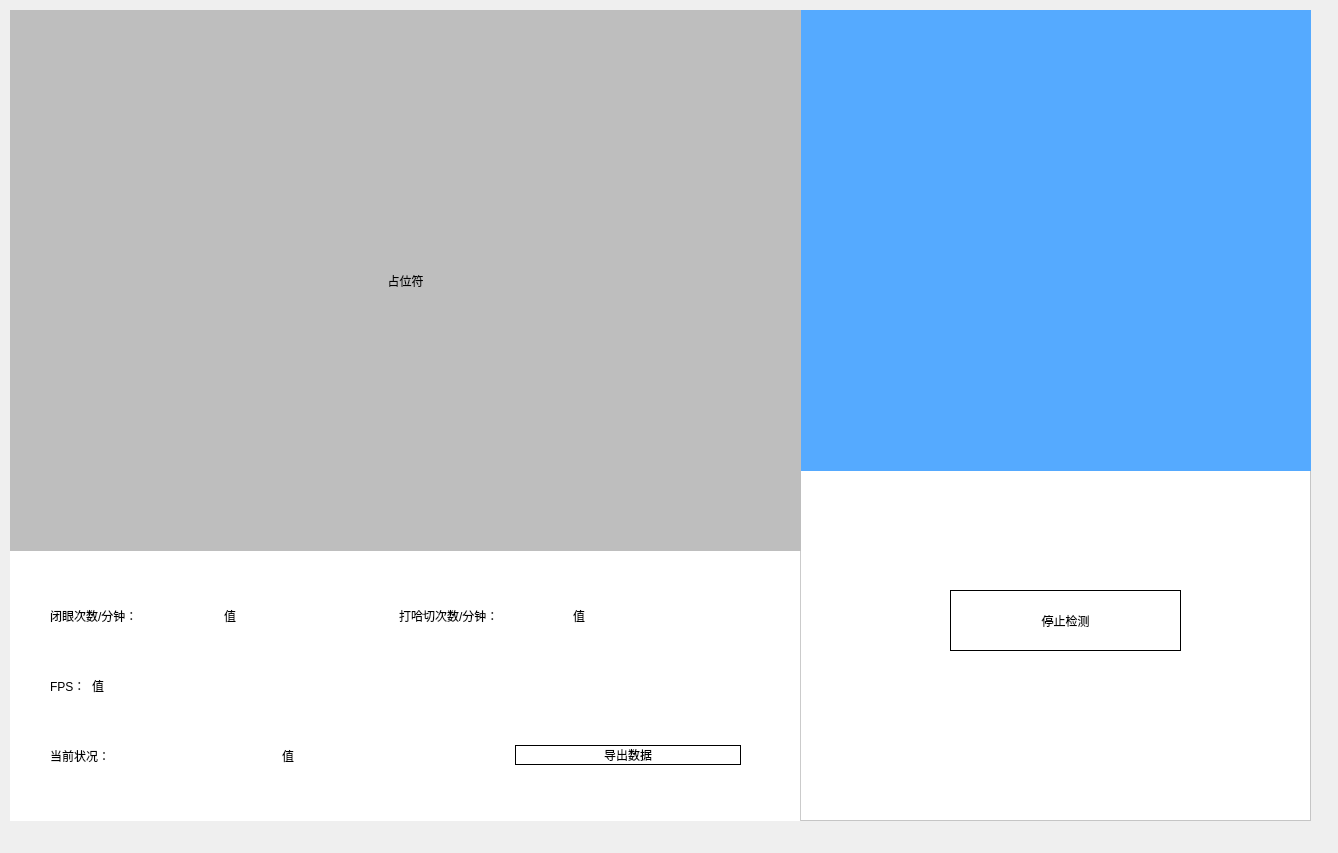
<?xml version="1.0" encoding="UTF-8"?>
<ui version="4.0">
 <class>MainWindow</class>
 <widget class="QMainWindow" name="MainWindow">
  <property name="geometry">
   <rect>
    <x>0</x>
    <y>0</y>
    <width>1338</width>
    <height>853</height>
   </rect>
  </property>
  <property name="windowTitle">
   <string>MainWindow</string>
  </property>
  <widget class="QWidget" name="centralwidget">
   <widget class="QFrame" name="frame">
    <property name="geometry">
     <rect>
      <x>10</x>
      <y>10</y>
      <width>1301</width>
      <height>811</height>
     </rect>
    </property>
    <property name="frameShape">
     <enum>QFrame::StyledPanel</enum>
    </property>
    <property name="frameShadow">
     <enum>QFrame::Raised</enum>
    </property>
    <widget class="QFrame" name="frame_2">
     <property name="geometry">
      <rect>
       <x>790</x>
       <y>0</y>
       <width>511</width>
       <height>811</height>
      </rect>
     </property>
     <property name="styleSheet">
      <string notr="true">background-color: rgb(255, 255, 255);</string>
     </property>
     <property name="frameShape">
      <enum>QFrame::StyledPanel</enum>
     </property>
     <property name="frameShadow">
      <enum>QFrame::Raised</enum>
     </property>
     <widget class="QLabel" name="label">
      <property name="geometry">
       <rect>
        <x>0</x>
        <y>0</y>
        <width>511</width>
        <height>461</height>
       </rect>
      </property>
      <property name="styleSheet">
       <string notr="true">background-color: rgb(85, 170, 255);</string>
      </property>
      <property name="text">
       <string/>
      </property>
      <property name="scaledContents">
       <bool>true</bool>
      </property>
     </widget>
     <widget class="QPushButton" name="pushButton">
      <property name="geometry">
       <rect>
        <x>150</x>
        <y>580</y>
        <width>231</width>
        <height>61</height>
       </rect>
      </property>
      <property name="styleSheet">
       <string notr="true">#pushButton {
	border:1px solid rgb(0, 0, 0);
	font: 14pt &quot;微软雅黑&quot;;
}
#pushButton:hover {
	padding-bottom:5px;
}
#pushButton:pressed {
	padding-top:5px;
}</string>
      </property>
      <property name="text">
       <string>停止检测</string>
      </property>
     </widget>
     <widget class="QWidget" name="widget" native="true">
      <property name="geometry">
       <rect>
        <x>360</x>
        <y>750</y>
        <width>131</width>
        <height>51</height>
       </rect>
      </property>
      <property name="styleSheet">
       <string notr="true">QPushButton {
border:none;
}
QPushButton:hover {
padding-bottom:5px;
}</string>
      </property>
      <layout class="QHBoxLayout" name="horizontalLayout">
       <property name="spacing">
        <number>15</number>
       </property>
       <item>
        <widget class="QPushButton" name="pushButton_2">
         <property name="text">
          <string/>
         </property>
         <property name="icon">
          <iconset resource="../common.qrc">
           <normaloff>:/ico/images/setting.png</normaloff>:/ico/images/setting.png</iconset>
         </property>
        </widget>
       </item>
       <item>
        <widget class="QPushButton" name="pushButton_3">
         <property name="text">
          <string/>
         </property>
         <property name="icon">
          <iconset resource="../common.qrc">
           <normaloff>:/ico/images/minus.png</normaloff>:/ico/images/minus.png</iconset>
         </property>
        </widget>
       </item>
       <item>
        <widget class="QPushButton" name="pushButton_4">
         <property name="text">
          <string/>
         </property>
         <property name="icon">
          <iconset resource="../common.qrc">
           <normaloff>:/ico/images/close.png</normaloff>:/ico/images/close.png</iconset>
         </property>
        </widget>
       </item>
      </layout>
     </widget>
    </widget>
    <widget class="QLabel" name="label_2">
     <property name="geometry">
      <rect>
       <x>0</x>
       <y>0</y>
       <width>791</width>
       <height>811</height>
      </rect>
     </property>
     <property name="styleSheet">
      <string notr="true">background-color: rgb(255, 255, 255);
border-right:1px solid rgb(203, 203, 203);</string>
     </property>
     <property name="text">
      <string/>
     </property>
     <property name="alignment">
      <set>Qt::AlignCenter</set>
     </property>
    </widget>
    <widget class="QLabel" name="label_3">
     <property name="geometry">
      <rect>
       <x>0</x>
       <y>0</y>
       <width>791</width>
       <height>541</height>
      </rect>
     </property>
     <property name="styleSheet">
      <string notr="true">background-color: rgb(190, 190, 190);</string>
     </property>
     <property name="text">
      <string>占位符</string>
     </property>
     <property name="alignment">
      <set>Qt::AlignCenter</set>
     </property>
    </widget>
    <widget class="QWidget" name="horizontalLayoutWidget">
     <property name="geometry">
      <rect>
       <x>40</x>
       <y>570</y>
       <width>691</width>
       <height>71</height>
      </rect>
     </property>
     <layout class="QHBoxLayout" name="horizontalLayout_2">
      <item>
       <widget class="QLabel" name="label_5">
        <property name="text">
         <string>闭眼次数/分钟：</string>
        </property>
       </widget>
      </item>
      <item>
       <widget class="QLabel" name="label_4">
        <property name="text">
         <string>值</string>
        </property>
       </widget>
      </item>
      <item>
       <widget class="QLabel" name="label_6">
        <property name="text">
         <string>打哈切次数/分钟：</string>
        </property>
       </widget>
      </item>
      <item>
       <widget class="QLabel" name="label_7">
        <property name="text">
         <string>值</string>
        </property>
       </widget>
      </item>
     </layout>
    </widget>
    <widget class="QWidget" name="horizontalLayoutWidget_2">
     <property name="geometry">
      <rect>
       <x>40</x>
       <y>650</y>
       <width>691</width>
       <height>51</height>
      </rect>
     </property>
     <layout class="QHBoxLayout" name="horizontalLayout_3">
      <item>
       <widget class="QLabel" name="label_8">
        <property name="text">
         <string>FPS：</string>
        </property>
       </widget>
      </item>
      <item>
       <widget class="QLabel" name="label_9">
        <property name="text">
         <string>值</string>
        </property>
       </widget>
      </item>
      <item>
       <spacer name="horizontalSpacer">
        <property name="orientation">
         <enum>Qt::Horizontal</enum>
        </property>
        <property name="sizeHint" stdset="0">
         <size>
          <width>40</width>
          <height>20</height>
         </size>
        </property>
       </spacer>
      </item>
     </layout>
    </widget>
    <widget class="QWidget" name="horizontalLayoutWidget_4">
     <property name="geometry">
      <rect>
       <x>40</x>
       <y>710</y>
       <width>691</width>
       <height>71</height>
      </rect>
     </property>
     <layout class="QHBoxLayout" name="horizontalLayout_5">
      <item>
       <layout class="QHBoxLayout" name="horizontalLayout_4">
        <item>
         <widget class="QLabel" name="label_10">
          <property name="text">
           <string>当前状况：</string>
          </property>
         </widget>
        </item>
        <item>
         <widget class="QLabel" name="label_11">
          <property name="text">
           <string>值</string>
          </property>
         </widget>
        </item>
        <item>
         <widget class="QPushButton" name="pushButton_5">
          <property name="styleSheet">
           <string notr="true">#pushButton_5 {
	border:1px solid rgb(0, 0, 0);
	font: 14pt &quot;微软雅黑&quot;;
}
#pushButton_5:hover {
	padding-bottom:5px;
}
#pushButton_5:pressed {
	padding-top:5px;
}</string>
          </property>
          <property name="text">
           <string>导出数据</string>
          </property>
         </widget>
        </item>
       </layout>
      </item>
     </layout>
    </widget>
   </widget>
  </widget>
 </widget>
 <resources>
  <include location="../common.qrc"/>
  <include location="../common.qrc"/>
 </resources>
 <connections>
  <connection>
   <sender>pushButton_4</sender>
   <signal>clicked()</signal>
   <receiver>MainWindow</receiver>
   <slot>close()</slot>
   <hints>
    <hint type="sourcelabel">
     <x>1266</x>
     <y>784</y>
    </hint>
    <hint type="destinationlabel">
     <x>668</x>
     <y>426</y>
    </hint>
   </hints>
  </connection>
  <connection>
   <sender>pushButton_3</sender>
   <signal>clicked()</signal>
   <receiver>MainWindow</receiver>
   <slot>showMinimized()</slot>
   <hints>
    <hint type="sourcelabel">
     <x>1225</x>
     <y>784</y>
    </hint>
    <hint type="destinationlabel">
     <x>668</x>
     <y>426</y>
    </hint>
   </hints>
  </connection>
 </connections>
</ui>
